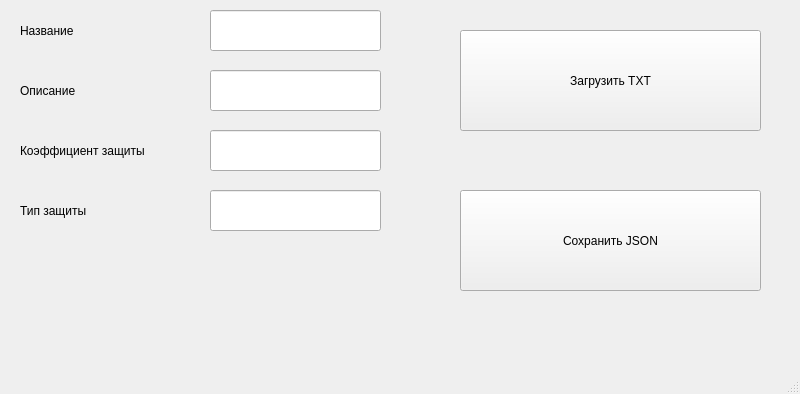
<?xml version="1.0" encoding="UTF-8"?>
<ui version="4.0">
 <class>MainWindow</class>
 <widget class="QMainWindow" name="MainWindow">
  <property name="geometry">
   <rect>
    <x>0</x>
    <y>0</y>
    <width>800</width>
    <height>394</height>
   </rect>
  </property>
  <property name="windowTitle">
   <string>MainWindow</string>
  </property>
  <widget class="QWidget" name="centralwidget">
   <widget class="QLabel" name="label">
    <property name="geometry">
     <rect>
      <x>20</x>
      <y>10</y>
      <width>71</width>
      <height>41</height>
     </rect>
    </property>
    <property name="text">
     <string>Название</string>
    </property>
   </widget>
   <widget class="QLineEdit" name="lineName">
    <property name="geometry">
     <rect>
      <x>210</x>
      <y>10</y>
      <width>171</width>
      <height>41</height>
     </rect>
    </property>
   </widget>
   <widget class="QLabel" name="label_2">
    <property name="geometry">
     <rect>
      <x>20</x>
      <y>70</y>
      <width>71</width>
      <height>41</height>
     </rect>
    </property>
    <property name="text">
     <string>Описание</string>
    </property>
   </widget>
   <widget class="QLabel" name="label_3">
    <property name="geometry">
     <rect>
      <x>20</x>
      <y>130</y>
      <width>131</width>
      <height>41</height>
     </rect>
    </property>
    <property name="text">
     <string>Коэффициент защиты</string>
    </property>
   </widget>
   <widget class="QLabel" name="label_4">
    <property name="geometry">
     <rect>
      <x>20</x>
      <y>190</y>
      <width>111</width>
      <height>41</height>
     </rect>
    </property>
    <property name="text">
     <string>Тип защиты</string>
    </property>
   </widget>
   <widget class="QLineEdit" name="lineDescription">
    <property name="geometry">
     <rect>
      <x>210</x>
      <y>70</y>
      <width>171</width>
      <height>41</height>
     </rect>
    </property>
   </widget>
   <widget class="QLineEdit" name="lineCoef">
    <property name="geometry">
     <rect>
      <x>210</x>
      <y>130</y>
      <width>171</width>
      <height>41</height>
     </rect>
    </property>
   </widget>
   <widget class="QLineEdit" name="lineType">
    <property name="geometry">
     <rect>
      <x>210</x>
      <y>190</y>
      <width>171</width>
      <height>41</height>
     </rect>
    </property>
   </widget>
   <widget class="QPushButton" name="btnLoadTxt">
    <property name="geometry">
     <rect>
      <x>460</x>
      <y>30</y>
      <width>301</width>
      <height>101</height>
     </rect>
    </property>
    <property name="text">
     <string>Загрузить TXT</string>
    </property>
   </widget>
   <widget class="QPushButton" name="btnSaveJson">
    <property name="geometry">
     <rect>
      <x>460</x>
      <y>190</y>
      <width>301</width>
      <height>101</height>
     </rect>
    </property>
    <property name="text">
     <string>Сохранить JSON</string>
    </property>
   </widget>
  </widget>
  <widget class="QMenuBar" name="menubar">
   <property name="geometry">
    <rect>
     <x>0</x>
     <y>0</y>
     <width>800</width>
     <height>21</height>
    </rect>
   </property>
  </widget>
  <widget class="QStatusBar" name="statusbar"/>
 </widget>
 <resources/>
 <connections/>
</ui>
